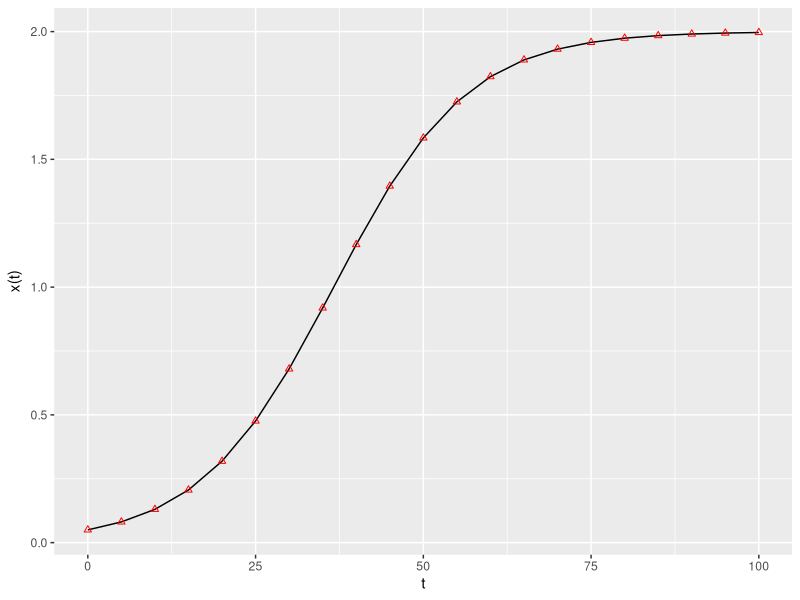
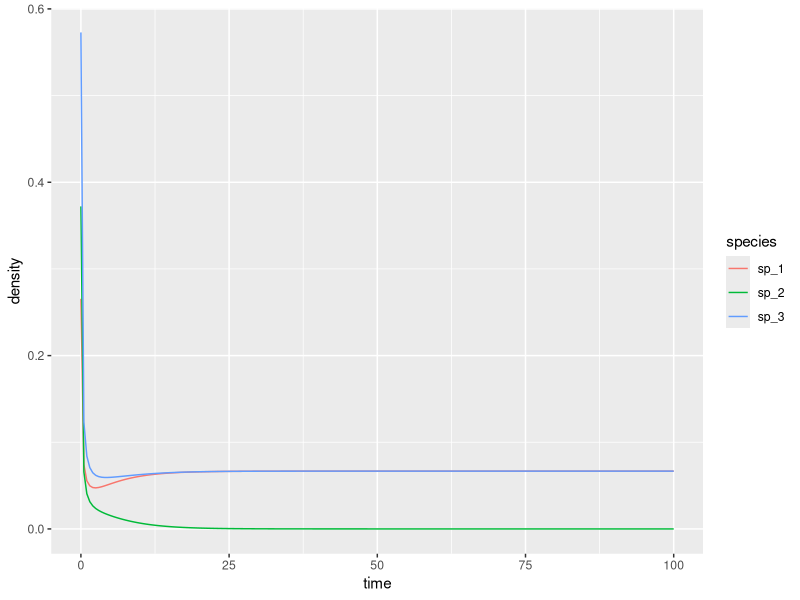
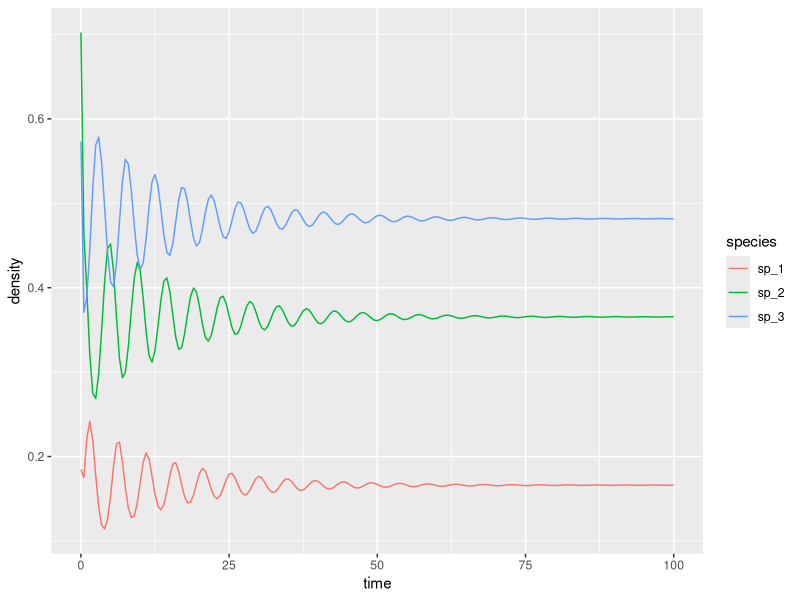
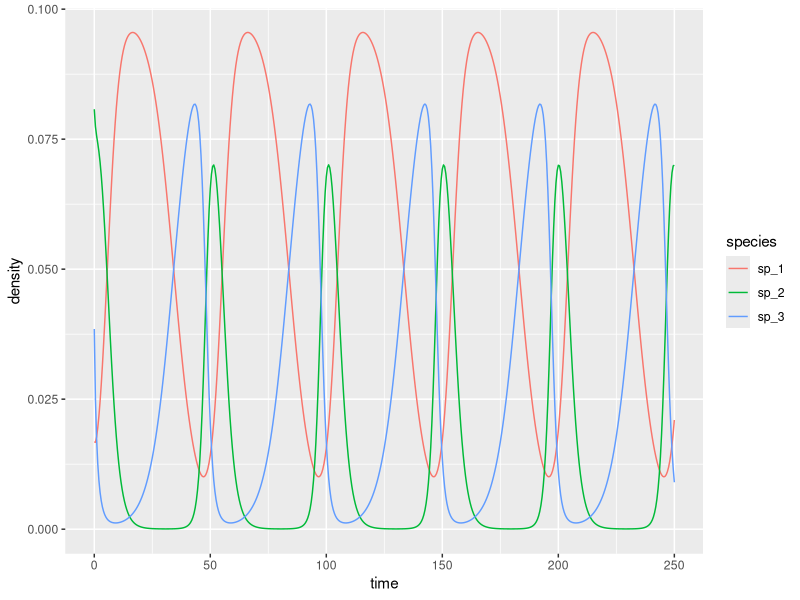
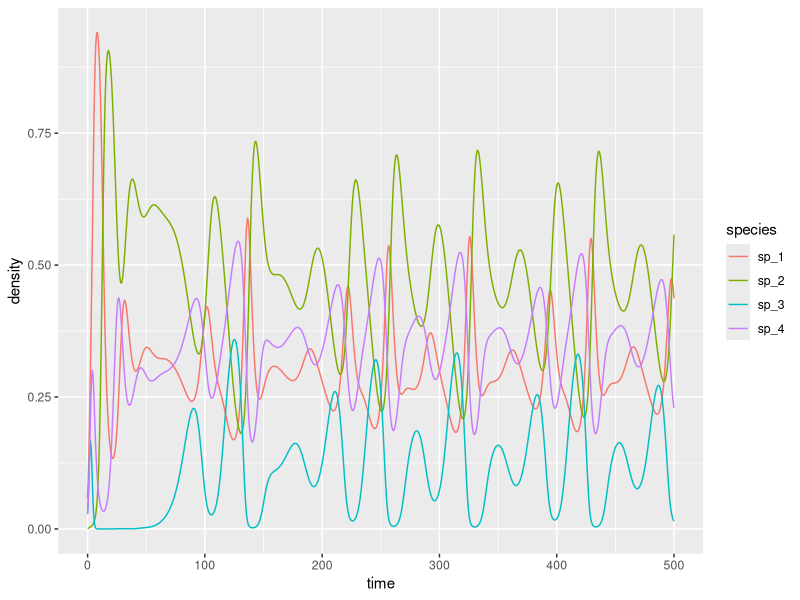
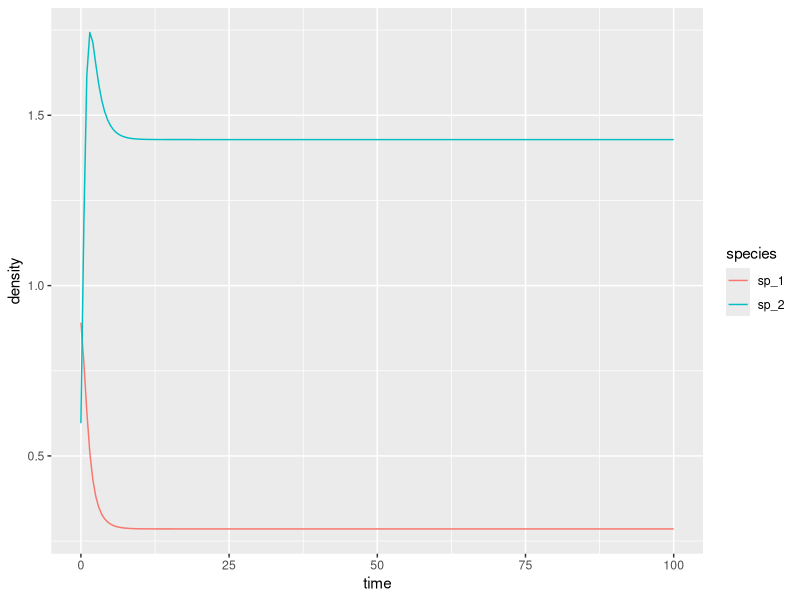
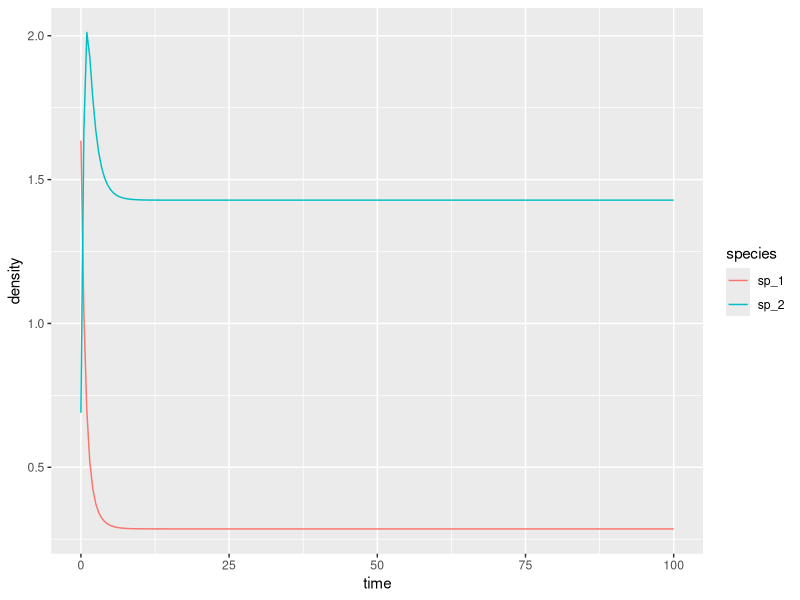
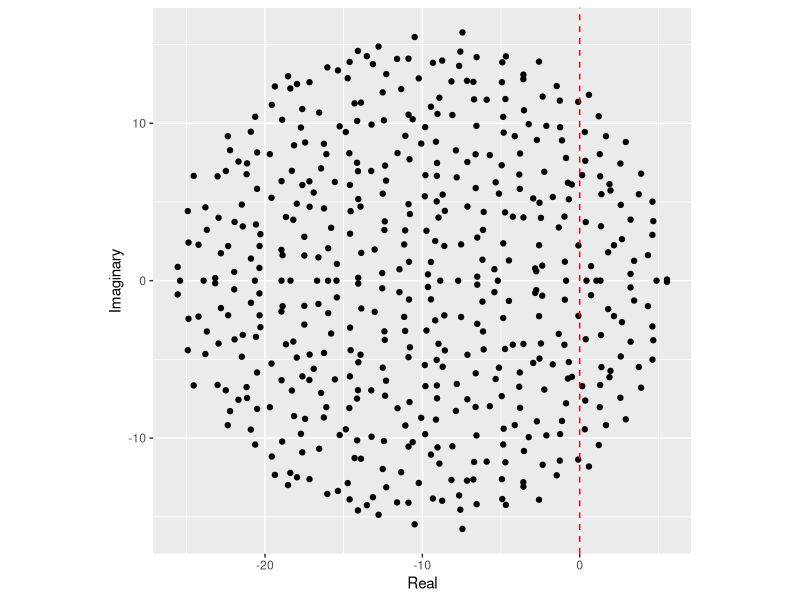

R code for these plots, in order:
## ---- chunk 1
knitr::opts_chunk$set(
  eval      = TRUE,
  comment   = "#",
  results   = "hold",
  message = FALSE,
  warning = FALSE,
  # collapse  = TRUE,
  fig.align = "center")
## ---- chunk 2
library(deSolve) # integrate ODEs
library(tidyverse) # plotting and wrangling
# define the differential equation
logistic_growth <- function(t, x, parameters){
  with(as.list(c(x, parameters)), {
    dxdt <- x * (r + a * x)
    list(dxdt)
  })
}
# define parameters, integration time, initial conditions
times <- seq(0, 100, by = 5)
x0 <- 0.05
r <- 0.1
a <- -0.05
parameters <- list(r = r, a = a)
# solve numerically
out <- ode(y = x0, times = times, 
           func = logistic_growth, parms = parameters, 
           method = "ode45")
# now compute analytically
solution <- r * x0 * exp(r * times) / (r - a * x0 * (exp(r * times) - 1))
# use ggplot to plot
res <- tibble(time = out[,1], x_t = out[,2], x_sol = solution)
ggplot(data = res) + aes(x = time, y = x_t) + 
  geom_line() + 
  geom_point(aes(x = time, y = x_sol), colour = "red", shape = 2) + 
  ylab(expression("x(t)")) + xlab(expression("t"))
## ---- chunk 3
# Generalized Lotka-Volterra model
GLV <- function(t, x, parameters){
  with(as.list(c(x, parameters)), {
    x[x < 10^-8] <- 0 # prevent numerical problems
    dxdt <- x * (r + A %*% x)
    list(dxdt)
  })
}
# function to plot output
plot_ODE_output <- function(out){
  out <- as.data.frame(out)
  colnames(out) <- c("time", paste("sp", 1:(ncol(out) -1), sep = "_"))
  out <- as_tibble(out) %>% gather(species, density, -time)
  pl <- ggplot(data = out) + 
    aes(x = time, y = density, colour = species) + 
    geom_line()
  show(pl)
  return(out)
}
# general function to integrate GLV
integrate_GLV <- function(r, A, x0, maxtime = 100, steptime = 0.5){
  times <- seq(0, maxtime, by = steptime)
  parameters <- list(r = r, A = A)
  # solve numerically
  out <- ode(y = x0, times = times, 
           func = GLV, parms = parameters, 
           method = "ode45")
  # plot and make into tidy form
  out <- plot_ODE_output(out)
  return(out)
}
## ---- chunk 4
set.seed(1) # for reproducibility
r_1 <- rep(1, 3)
A_1 <- -matrix(c(10, 9, 5, 
                 9, 10, 9, 
                 5, 9, 10), 3, 3, byrow = TRUE)
# check the existence of feasible equilibrium
print(solve(A_1, -r_1)) # not feasible
x0_1 <- runif(3)
res_1 <- integrate_GLV(r_1, A_1, x0_1)
## ---- chunk 5
set.seed(2) # for reproducibility
r_2 <- rep(10, 3)
A_2 <- -matrix(c(10, 7, 12, 
                 15, 10, 8, 
                 7, 11, 10), 3, 3, byrow = TRUE)
# check the existence of feasible equilibrium
print(solve(A_2, -r_2)) # feasible
x0_2 <- runif(3)
res_2 <- integrate_GLV(r_2, A_2, x0_2)
## ---- chunk 6
set.seed(3) # for reproducibility
r_3 <- rep(1, 3)
A_3 <- -matrix(c(10, 6, 12, 
                 14, 10, 2, 
                 8, 18, 10), 3, 3, byrow = TRUE)
# check the existence of feasible equilibrium
print(solve(A_3, -r_3)) # feasible
x0_3 <- 0.1 * runif(3)
res_3 <- integrate_GLV(r_3, A_3, x0_3, maxtime = 250)
## ---- chunk 7
set.seed(4) # for reproducibility
r_4 <- c(1, 0.72, 1.53, 1.27)
A_4 <- -matrix(c(1, 1.09, 1.52, 0, 
                 0, 0.72, 0.3168, 0.9792, 
                 3.5649, 0, 1.53, 0.7191,
                 1.5367, 0.6477, 0.4445, 1.27), 4, 4, byrow = TRUE)
# check the existence of feasible equilibrium
print(solve(A_4, -r_4)) # feasible
x0_4 <- 0.1 * runif(4)
res_4 <- integrate_GLV(r_4, A_4, x0_4, maxtime = 500)
## ---- chunk 8
res_3 %>% filter(time > 50) %>% 
  group_by(species) %>% 
  summarize(average = mean(density))
# compare with equilibrium
solve(A_3, -r_3)
## ---- chunk 9
res_4 %>% filter(time > 50) %>% 
  group_by(species) %>% 
  summarize(average = mean(density))
# compare with equilibrium
solve(A_4, -r_4)
## ---- chunk 10
r <- c(1, 1)
A <- matrix(c(-1, 3/2, -1/2, -1), 2, 2)
# the eigenvalues of A + A^t are -1 and -3, hence A is D-stable
eigen(A + t(A))$values
# now integrate from random initial condition---this should always 
# converge to the equilibrium
solve(A, -r)
res <- integrate_GLV(r, A, abs(rnorm(2)))
res <- integrate_GLV(r, A, abs(rnorm(2)))
## ---- chunk 11
build_May_normal <- function(n, C, d, sigma){
  # fill the whole matrix
  M <- matrix(rnorm(n * n, mean = 0, sd = sigma), n, n)
  # remove connections 
  M <- M * matrix(runif(n * n) <= C, n, n)
  # set diagonals
  diag(M) <- -d
  return(M)
}
## ---- chunk 12
plot_eigenvalues <- function(M, prediction = NULL){
  eig <- eigen(M, only.values = TRUE)$values
  dt <- tibble(Real = Re(eig), Imaginary = Im(eig))
  pl <- ggplot(dt) + aes(x = Real, y = Imaginary) + 
    geom_point() + 
    coord_equal() + 
    geom_vline(xintercept = 0, colour = "red", linetype = 2)
  if (is.null(prediction) == FALSE) {
    pl <- pl + geom_vline(xintercept = prediction, colour = "black", linetype = 2)
  }
  show(pl)
}
set.seed(100) # for reproducibility
# parameters
n <- 500
C <- 0.5
d <- 10
sigma <- 1
M <- build_May_normal(n, C, d, sigma)
plot_eigenvalues(M)
## ---- chunk 13
prediction <- sqrt(n * C * sigma^2) - d
plot_eigenvalues(M, prediction)
## ---- chunk 14
build_May_uniform <- function(n, C, d, sigma){
  # fill the whole matrix (sqrt(3) to ensure var = sigma^2)
  M <- matrix(runif(n * n, min = -sqrt(3) * sigma, max = sqrt(3) * sigma), n, n)
  # remove connections 
  M <- M * matrix(runif(n * n) <= C, n, n)
  # set diagonals
  diag(M) <- -d
  return(M)
}
# parameters
n <- 500
C <- 0.5
d <- 10
sigma <- 1
M <- build_May_uniform(n, C, d, sigma)
prediction <- sqrt(n * C * sigma^2) - d
plot_eigenvalues(M, prediction)
## ---- chunk 15
build_Allesina_Tang_normal <- function(n, C, d, sigma, rho){
  # sample coefficients in pairs
  pairs <- MASS::mvrnorm(n = n * (n-1) / 2,
                         mu = c(0, 0),
                         Sigma = sigma^2 * matrix(c(1, rho, rho, 1), 2, 2))
  # build a completely filled matrix
  M <- matrix(0, n, n)
  M[upper.tri(M)] <- pairs[,1]
  M <- t(M)
  M[upper.tri(M)] <- pairs[,2]
  # determine which connections to retain
  Connections <- (matrix(runif(n * n), n, n) <= C) * 1 
  Connections[lower.tri(Connections)] <- 0
  diag(Connections) <- 0
  Connections <- Connections + t(Connections)
  M <- M * Connections
  diag(M) <- -d
  return(M)
}
## ---- chunk 16
# parameters
n <- 500
C <- 0.5
d <- 10
sigma <- 1
rho <- 0.4
M <- build_Allesina_Tang_normal(n, C, d, sigma, rho)
prediction <- sqrt(n * C * sigma^2) * (1 + rho) - d
plot_eigenvalues(M, prediction)
## ---- chunk 17
# parameters
n <- 500
C <- 0.5
d <- 10
sigma <- 1
rho <- -0.4
M <- build_Allesina_Tang_normal(n, C, d, sigma, rho)
prediction <- sqrt(n * C * sigma^2) * (1 + rho) - d
plot_eigenvalues(M, prediction)
